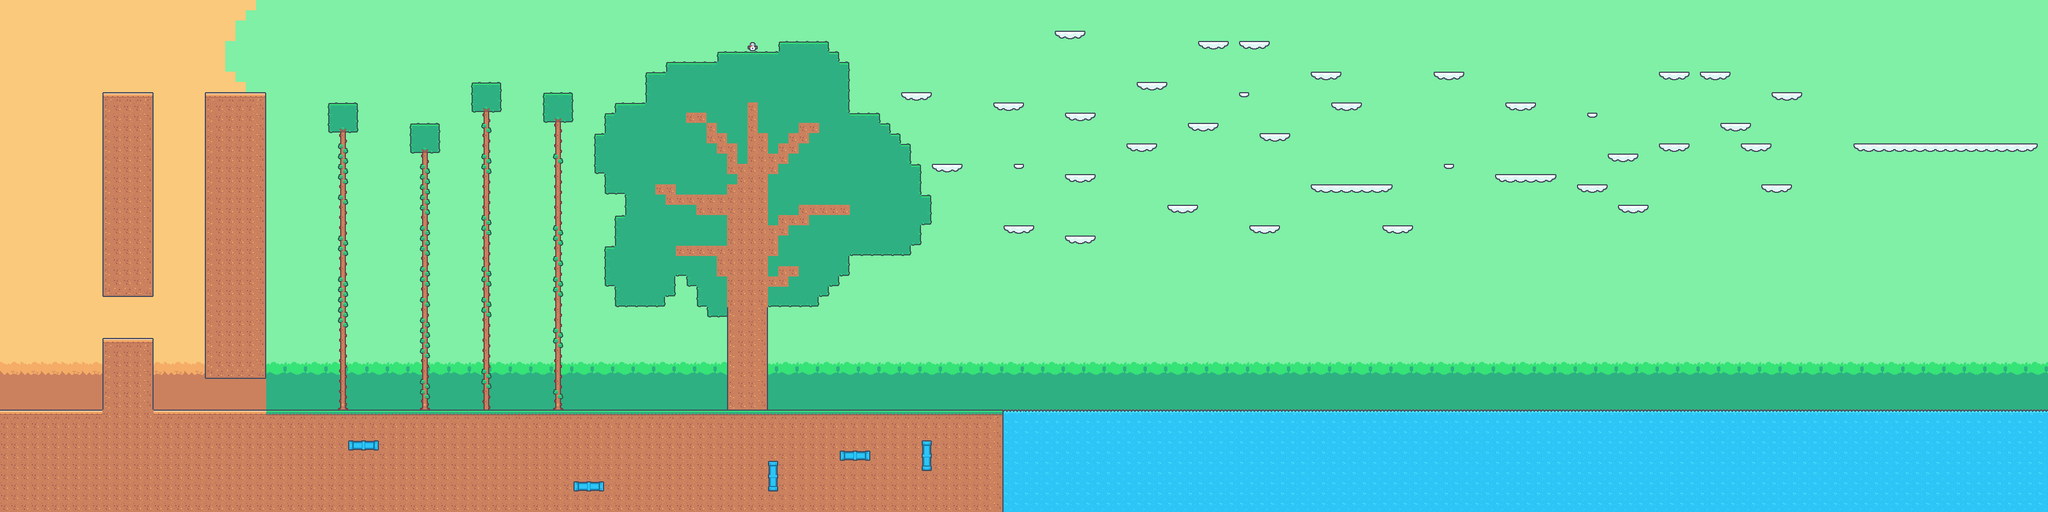

This game map was drawn from its Tiled (.tmx) file and the tilesets committed beside it. A one-line description and the trimmed map source follow:
An orthogonal 200x50 tile map with 18x18 px tiles, 2 tile layers (Background, Ground-n-Platforms), 3 tilesets and 37 objects (34x coin, key, door1, door2).

<map version="1.10" tiledversion="1.12.1" orientation="orthogonal" renderorder="right-down" width="200" height="50" tilewidth="18" tileheight="18" infinite="0" nextlayerid="6" nextobjectid="42">
 <editorsettings>
  <export target="platformer-level-1.json" format="json" />
 </editorsettings>
 <tileset firstgid="1" name="tilemap_packed" tilewidth="18" tileheight="18" tilecount="180" columns="20">
  <image source="tilemap_packed.png" width="360" height="162" />
  <tile id="0">
   <properties>
    <property name="collides" type="bool" value="true" />
    <property name="collision" type="bool" value="true" />
   </properties>
  </tile>
  <tile id="1">
   <properties>
    <property name="collides" type="bool" value="true" />
    <property name="collision" type="bool" value="true" />
   </properties>
  </tile>
  <tile id="2">
   <properties>
    <property name="collides" type="bool" value="true" />
    <property name="collision" type="bool" value="true" />
   </properties>
  </tile>
  <tile id="3">
   <properties>
    <property name="collides" type="bool" value="true" />
    <property name="collision" type="bool" value="true" />
   </properties>
  </tile>
  <tile id="16">
   <properties>
    <property name="collides" type="bool" value="true" />
    <property name="collision" type="bool" value="true" />
   </properties>
  </tile>
  <tile id="17">
   <properties>
    <property name="collides" type="bool" value="true" />
    <property name="collision" type="bool" value="true" />
   </properties>
  </tile>
  <tile id="18">
   <properties>
    <property name="collides" type="bool" value="true" />
    <property name="collision" type="bool" value="true" />
   </properties>
  </tile>
  <tile id="19">
   <properties>
    <property name="collides" type="bool" value="true" />
    <property name="collision" type="bool" value="true" />
   </properties>
  </tile>
  <tile id="20">
   <properties>
    <property name="collides" type="bool" value="true" />
    <property name="collision" type="bool" value="true" />
   </properties>
  </tile>
  <tile id="21">
   <properties>
    <property name="collides" type="bool" value="true" />
    <property name="collision" type="bool" value="true" />
   </properties>
  </tile>
  <tile id="22">
   <properties>
    <property name="collides" type="bool" value="true" />
    <property name="collision" type="bool" value="true" />
   </properties>
  </tile>
  <tile id="23">
   <properties>
    <property name="collides" type="bool" value="true" />
    <property name="collision" type="bool" value="true" />
   </properties>
  </tile>
  <tile id="33">
   <properties>
    <property name="water" type="bool" value="true" />
   </properties>
  </tile>
  <tile id="36">
   <properties>
    <property name="collides" type="bool" value="true" />
    <property name="collision" type="bool" value="true" />
   </properties>
  </tile>
  <tile id="37">
   <properties>
    <property name="collides" type="bool" value="true" />
    <property name="collision" type="bool" value="true" />
   </properties>
  </tile>
  <tile id="38">
   <properties>
    <property name="collides" type="bool" value="true" />
    <property name="collision" type="bool" value="true" />
   </properties>
  </tile>
  <tile id="39">
   <properties>
    <property name="collides" type="bool" value="true" />
    <property name="collision" type="bool" value="true" />
   </properties>
  </tile>
  <tile id="40">
   <properties>
    <property name="collides" type="bool" value="true" />
    <property name="collision" type="bool" value="true" />
   </properties>
  </tile>
  <tile id="41">
   <properties>
    <property name="collides" type="bool" value="true" />
    <property name="collision" type="bool" value="true" />
   </properties>
  </tile>
  <tile id="42">
   <properties>
    <property name="collides" type="bool" value="true" />
    <property name="collision" type="bool" value="true" />
   </properties>
  </tile>
  <tile id="43">
   <properties>
    <property name="collides" type="bool" value="true" />
    <property name="collision" type="bool" value="true" />
   </properties>
  </tile>
  <tile id="47">
   <properties>
    <property name="collision" type="bool" value="true" />
   </properties>
  </tile>
  <tile id="48">
   <properties>
    <property name="collision" type="bool" value="true" />
   </properties>
  </tile>
  <tile id="49">
   <properties>
    <property name="collision" type="bool" value="true" />
   </properties>
  </tile>
  <tile id="50">
   <properties>
    <property name="collision" type="bool" value="true" />
   </properties>
  </tile>
  <tile id="53">
   <properties>
    <property name="water" type="bool" value="true" />
   </properties>
  </tile>
  <tile id="56">
   <properties>
    <property name="collides" type="bool" value="true" />
    <property name="collision" type="bool" value="true" />
   </properties>
  </tile>
  <tile id="57">
   <properties>
    <property name="collides" type="bool" value="true" />
    <property name="collision" type="bool" value="true" />
   </properties>
  </tile>
  <tile id="58">
   <properties>
    <property name="collides" type="bool" value="true" />
    <property name="collision" type="bool" value="true" />
   </properties>
  </tile>
  <tile id="59">
   <properties>
    <property name="collides" type="bool" value="true" />
    <property name="collision" type="bool" value="true" />
   </properties>
  </tile>
  <tile id="60">
   <properties>
    <property name="collides" type="bool" value="true" />
    <property name="collision" type="bool" value="true" />
   </properties>
  </tile>
  <tile id="61">
   <properties>
    <property name="collides" type="bool" value="true" />
    <property name="collision" type="bool" value="true" />
   </properties>
  </tile>
  <tile id="62">
   <properties>
    <property name="collides" type="bool" value="true" />
    <property name="collision" type="bool" value="true" />
   </properties>
  </tile>
  <tile id="63">
   <properties>
    <property name="collides" type="bool" value="true" />
    <property name="collision" type="bool" value="true" />
   </properties>
  </tile>
  <tile id="73">
   <properties>
    <property name="water" type="bool" value="true" />
   </properties>
  </tile>
  <tile id="76">
   <properties>
    <property name="collides" type="bool" value="true" />
    <property name="collision" type="bool" value="true" />
   </properties>
  </tile>
  <tile id="77">
   <properties>
    <property name="collides" type="bool" value="true" />
    <property name="collision" type="bool" value="true" />
   </properties>
  </tile>
  <tile id="78">
   <properties>
    <property name="collides" type="bool" value="true" />
    <property name="collision" type="bool" value="true" />
   </properties>
  </tile>
  <tile id="79">
   <properties>
    <property name="collides" type="bool" value="true" />
    <property name="collision" type="bool" value="true" />
   </properties>
  </tile>
  <tile id="80">
   <properties>
    <property name="collides" type="bool" value="true" />
    <property name="collision" type="bool" value="true" />
   </properties>
  </tile>
  <tile id="81">
   <properties>
    <property name="collides" type="bool" value="true" />
    <property name="collision" type="bool" value="true" />
   </properties>
  </tile>
  <tile id="82">
   <properties>
    <property name="collides" type="bool" value="true" />
    <property name="collision" type="bool" value="true" />
   </properties>
  </tile>
  <tile id="83">
   <properties>
    <property name="collides" type="bool" value="true" />
    <property name="collision" type="bool" value="true" />
   </properties>
  </tile>
  <tile id="93">
   <properties>
    <property name="collides" type="bool" value="true" />
    <property name="collision" type="bool" value="true" />
   </properties>
  </tile>
  <tile id="94">
   <properties>
    <property name="collides" type="bool" value="true" />
    <property name="collision" type="bool" value="true" />
   </properties>
  </tile>
  <tile id="95">
   <properties>
    <property name="collides" type="bool" value="true" />
    <property name="collision" type="bool" value="true" />
   </properties>
  </tile>
  <tile id="97">
   <properties>
    <property name="collides" type="bool" value="true" />
    <property name="collision" type="bool" value="true" />
   </properties>
  </tile>
  <tile id="100">
   <properties>
    <property name="collides" type="bool" value="true" />
    <property name="collision" type="bool" value="true" />
   </properties>
  </tile>
  <tile id="101">
   <properties>
    <property name="collides" type="bool" value="true" />
    <property name="collision" type="bool" value="true" />
   </properties>
  </tile>
  <tile id="102">
   <properties>
    <property name="collides" type="bool" value="true" />
    <property name="collision" type="bool" value="true" />
   </properties>
  </tile>
  <tile id="103">
   <properties>
    <property name="collides" type="bool" value="true" />
    <property name="collision" type="bool" value="true" />
   </properties>
  </tile>
  <tile id="113">
   <properties>
    <property name="collides" type="bool" value="true" />
    <property name="collision" type="bool" value="true" />
   </properties>
  </tile>
  <tile id="114">
   <properties>
    <property name="collides" type="bool" value="true" />
    <property name="collision" type="bool" value="true" />
   </properties>
  </tile>
  <tile id="115">
   <properties>
    <property name="collides" type="bool" value="true" />
    <property name="collision" type="bool" value="true" />
   </properties>
  </tile>
  <tile id="120">
   <properties>
    <property name="collides" type="bool" value="true" />
    <property name="collision" type="bool" value="true" />
   </properties>
  </tile>
  <tile id="121">
   <properties>
    <property name="collides" type="bool" value="true" />
    <property name="collision" type="bool" value="true" />
   </properties>
  </tile>
  <tile id="122">
   <properties>
    <property name="collides" type="bool" value="true" />
    <property name="collision" type="bool" value="true" />
   </properties>
  </tile>
  <tile id="123">
   <properties>
    <property name="collides" type="bool" value="true" />
    <property name="collision" type="bool" value="true" />
   </properties>
  </tile>
  <tile id="132">
   <properties>
    <property name="collides" type="bool" value="true" />
    <property name="collision" type="bool" value="true" />
   </properties>
  </tile>
  <tile id="133">
   <properties>
    <property name="collides" type="bool" value="true" />
    <property name="collision" type="bool" value="true" />
   </properties>
  </tile>
  <tile id="134">
   <properties>
    <property name="collides" type="bool" value="true" />
    <property name="collision" type="bool" value="true" />
   </properties>
  </tile>
  <tile id="135">
   <properties>
    <property name="collides" type="bool" value="true" />
    <property name="collision" type="bool" value="true" />
   </properties>
  </tile>
  <tile id="140">
   <properties>
    <property name="collides" type="bool" value="true" />
    <property name="collision" type="bool" value="true" />
   </properties>
  </tile>
  <tile id="141">
   <properties>
    <property name="collides" type="bool" value="true" />
    <property name="collision" type="bool" value="true" />
   </properties>
  </tile>
  <tile id="142">
   <properties>
    <property name="collides" type="bool" value="true" />
    <property name="collision" type="bool" value="true" />
   </properties>
  </tile>
  <tile id="143">
   <properties>
    <property name="collides" type="bool" value="true" />
    <property name="collision" type="bool" value="true" />
   </properties>
  </tile>
  <tile id="153">
   <properties>
    <property name="collides" type="bool" value="true" />
    <property name="collision" type="bool" value="true" />
   </properties>
  </tile>
  <tile id="154">
   <properties>
    <property name="collides" type="bool" value="true" />
    <property name="collision" type="bool" value="true" />
   </properties>
  </tile>
  <tile id="155">
   <properties>
    <property name="collides" type="bool" value="true" />
    <property name="collision" type="bool" value="true" />
   </properties>
  </tile>
  <tile id="156">
   <properties>
    <property name="collides" type="bool" value="true" />
   </properties>
  </tile>
 </tileset>
 <tileset firstgid="181" name="tilemap-backgrounds_packed" tilewidth="18" tileheight="18" tilecount="40" columns="10">
  <image source="tilemap-backgrounds_packed.png" width="192" height="72" />
 </tileset>
 <tileset firstgid="221" name="tilemap-backgrounds_packed" tilewidth="16" tileheight="16" tilecount="48" columns="12">
  <image source="tilemap-backgrounds_packed.png" width="192" height="72" />
 </tileset>
 <layer id="4" name="Background" width="200" height="50">
  <data>[10000 cells, 10000 non-empty, 16 distinct tile ids]</data>
 </layer>
 <layer id="1" name="Ground-n-Platforms" width="200" height="50">
  <data>[10000 cells, 3297 non-empty, 39 distinct tile ids]</data>
 </layer>
 <objectgroup id="2" name="Objects">
  <object id="1" name="key" gid="28" x="1257" y="86" width="18" height="18" />
  <object id="3" name="door1" gid="131" x="3486" y="246.5" width="18" height="18" />
  <object id="5" name="door2" gid="111" x="3486" y="228.522" width="18" height="18" />
  <object id="8" name="coin" gid="152" x="188" y="584.5" width="18" height="18" />
  <object id="9" name="coin" gid="152" x="204.5" y="584.5" width="18" height="18" />
  <object id="10" name="coin" gid="152" x="230" y="585" width="18" height="18" />
  <object id="11" name="coin" gid="152" x="237.5" y="567.5" width="18" height="18" />
  <object id="12" name="coin" gid="152" x="207.5" y="564" width="18" height="18" />
  <object id="13" name="coin" gid="152" x="306.5" y="490" width="18" height="18" />
  <object id="14" name="coin" gid="152" x="309.5" y="373.5" width="18" height="18" />
  <object id="15" name="coin" gid="152" x="285.5" y="274.5" width="18" height="18" />
  <object id="16" name="coin" gid="152" x="318" y="196.5" width="18" height="18" />
  <object id="17" name="coin" gid="152" x="206.5" y="86" width="18" height="18" />
  <object id="18" name="coin" gid="152" x="180.5" y="124.5" width="18" height="18" />
  <object id="19" name="coin" gid="152" x="215" y="134" width="18" height="18" />
  <object id="20" name="coin" gid="152" x="251.5" y="145" width="18" height="18" />
  <object id="21" name="coin" gid="152" x="245.5" y="107.5" width="18" height="18" />
  <object id="22" name="coin" gid="152" x="205" y="158" width="18" height="18" />
  <object id="23" name="coin" gid="152" x="666" y="132.5" width="18" height="18" />
  <object id="24" name="coin" gid="152" x="783" y="106.5" width="18" height="18" />
  <object id="25" name="coin" gid="152" x="912" y="114" width="18" height="18" />
  <object id="26" name="coin" gid="152" x="1036" y="107.5" width="18" height="18" />
  <object id="27" name="coin" gid="152" x="1783" y="372.5" width="18" height="18" />
  <object id="28" name="coin" gid="152" x="1892" y="291" width="18" height="18" />
  <object id="29" name="coin" gid="152" x="2227.5" y="220" width="18" height="18" />
  <object id="30" name="coin" gid="152" x="2007" y="136" width="18" height="18" />
  <object id="31" name="coin" gid="152" x="2315.5" y="110.5" width="18" height="18" />
  <object id="32" name="coin" gid="152" x="2363.5" y="306.5" width="18" height="18" />
  <object id="33" name="coin" gid="152" x="2662.5" y="168.5" width="18" height="18" />
  <object id="34" name="coin" gid="152" x="2838.5" y="262" width="18" height="18" />
  <object id="35" name="coin" gid="152" x="3007" y="109.5" width="18" height="18" />
  <object id="36" name="coin" gid="152" x="3266" y="243" width="18" height="18" />
  <object id="37" name="coin" gid="152" x="3285" y="243.5" width="18" height="18" />
  <object id="38" name="coin" gid="152" x="3325" y="244" width="18" height="18" />
  <object id="39" name="coin" gid="152" x="3362" y="243.5" width="18" height="18" />
  <object id="40" name="coin" gid="152" x="3402" y="242.5" width="18" height="18" />
  <object id="41" name="coin" gid="152" x="3439.5" y="242" width="18" height="18" />
 </objectgroup>
</map>
